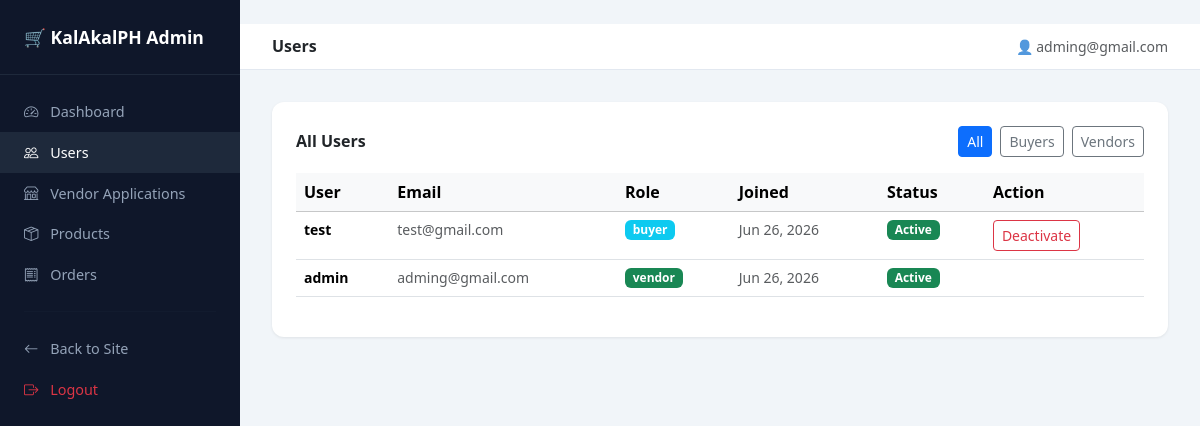
The page /vendors/superadmin/users/ (signed in) on the database its author committed.
### apps/users/models.py (models this page shows, shortened)
class User(AbstractUser):
    BUYER = 'buyer'
    VENDOR = 'vendor'
    ROLE_CHOICES = [(BUYER, 'Buyer'), (VENDOR, 'Vendor')]
    email = models.EmailField(unique=True)
    role = models.CharField(max_length=10, choices=ROLE_CHOICES, default=BUYER)
    avatar = models.ImageField(upload_to='avatars/', blank=True, null=True)
    bio = models.TextField(blank=True)
    phone = models.CharField(max_length=20, blank=True)
    is_verified = models.BooleanField(default=False)
    date_joined = models.DateTimeField(auto_now_add=True)
    USERNAME_FIELD = 'email'
    REQUIRED_FIELDS = ['username']

### apps/vendors/views.py (the view)
# urls.py: path('superadmin/users/', views.superadmin_users, name='superadmin_users'),
@staff_member_required
def superadmin_users(request):
    users = User.objects.order_by('-date_joined')
    role_filter = request.GET.get('role', '')
    if role_filter:
        users = users.filter(role=role_filter)
    return render(request, 'superadmin/users.html', {'users': users, 'role_filter': role_filter})

### apps/orders/context_processors.py (called while the page is built)
def cart_context(request):
    cart_count = 0
    try:
        if request.user.is_authenticated:
            cart = Cart.objects.filter(user=request.user).first()
        else:
            session_key = request.session.session_key
            cart = Cart.objects.filter(session_key=session_key, user__isnull=True).first() if session_key else None
        if cart:
            cart_count = cart.item_count
    except Exception:
        pass
    return {'cart_count': cart_count}

### apps/orders/models.py (called while the page is built)
    @property
    def item_count(self):
        return self.items.aggregate(total=models.Sum('quantity'))['total'] or 0

### templates/superadmin/users.html (shortened to what this page needs)
﻿{% extends "superadmin/base_admin.html" %}
{% block nav_users %}active{% endblock %}
{% block page_title %}Users{% endblock %}
{% block content %}
<div class="stat-card">
  <div class="d-flex justify-content-between align-items-center mb-3">
    <h6 class="fw-bold mb-0">All Users</h6>
    <div class="d-flex gap-2">
      <a href="?role=" class="btn btn-sm {% if not role_filter %}btn-primary{% else %}btn-outline-secondary{% endif %}">All</a>
      <a href="?role=buyer" class="btn btn-sm {% if role_filter == 'buyer' %}btn-primary{% else %}btn-outline-secondary{% endif %}">Buyers</a>
      <a href="?role=vendor" class="btn btn-sm {% if role_filter == 'vendor' %}btn-primary{% else %}btn-outline-secondary{% endif %}">Vendors</a>
    </div>
  </div>
  <table class="table table-hover">
    <thead class="table-light">
      <tr><th>User</th><th>Email</th><th>Role</th><th>Joined</th><th>Status</th><th>Action</th></tr>
    </thead>
    <tbody>
      {% for user in users %}
      <tr>
        <td class="small fw-semibold">{{ user.username }}</td>
        <td class="small text-muted">{{ user.email }}</td>
        <td><span class="badge bg-{% if user.role == 'vendor' %}success{% else %}info{% endif %}">{{ user.role }}</span></td>
        <td class="small text-muted">{{ user.date_joined|date:"M d, Y" }}</td>
        <td>
          {% if user.is_active %}
            <span class="badge bg-success">Active</span>
          {% else %}
            <span class="badge bg-danger">Inactive</span>
          {% endif %}
        </td>
        <td>
          {% if not user.is_superuser %}
          <a href="{% url 'vendors:superadmin_toggle_user' user.pk %}"
             class="btn btn-sm {% if user.is_active %}btn-outline-danger{% else %}btn-outline-success{% endif %}"
             onclick="return confirm('{% if user.is_active %}Deactivate{% else %}Activate{% endif %} {{ user.email }}?')">
            {% if user.is_active %}Deactivate{% else %}Activate{% endif %}
          </a>
          {% endif %}
        </td>
      </tr>
      {% empty %}
      <tr><td colspan="6" class="text-center text-muted">No users found.</td></tr>
      {% endfor %}
    </tbody>
  </table>
</div>
{% endblock %}

### templates/superadmin/base_admin.html (shortened to what this page needs)
﻿<!DOCTYPE html>
<html lang="en">
<head>
  <link href="https://cdn.jsdelivr.net/npm/bootstrap@5.3.3/dist/css/bootstrap.min.css" rel="stylesheet"/>
  <link href="https://cdn.jsdelivr.net/npm/bootstrap-icons@1.11.3/font/bootstrap-icons.min.css" rel="stylesheet"/>
</head>
<body>
<div class="sidebar">
  <div class="brand">🛒 KalAkalPH Admin</div>
  <nav class="nav flex-column mt-3">
    <a class="nav-link {% block nav_dashboard %}{% endblock %}" href="{% url 'vendors:superadmin_dashboard' %}">
      <i class="bi bi-speedometer2"></i> Dashboard
    </a>
    <a class="nav-link {% block nav_users %}{% endblock %}" href="{% url 'vendors:superadmin_users' %}">
      <i class="bi bi-people"></i> Users
    </a>
    <a class="nav-link {% block nav_applications %}{% endblock %}" href="{% url 'vendors:superadmin_applications' %}">
      <i class="bi bi-shop"></i> Vendor Applications
    </a>
    <a class="nav-link {% block nav_products %}{% endblock %}" href="{% url 'vendors:superadmin_products' %}">
      <i class="bi bi-box-seam"></i> Products
    </a>
    <a class="nav-link {% block nav_orders %}{% endblock %}" href="{% url 'vendors:superadmin_orders' %}">
      <i class="bi bi-receipt"></i> Orders
    </a>
    <hr style="border-color:#1e293b; margin: 1rem 1.5rem;">
    <a class="nav-link" href="/">
      <i class="bi bi-arrow-left"></i> Back to Site
    </a>
    <a class="nav-link text-danger" href="{% url 'account_logout' %}" onclick="event.preventDefault(); document.getElementById('logout-form').submit();">
      <i class="bi bi-box-arrow-right"></i> Logout
    </a>
  </nav>
</div>
<div class="main-content">
  <div class="topbar">
    <h6 class="fw-bold mb-0">{% block page_title %}Dashboard{% endblock %}</h6>
    <span class="text-muted small">👤 {{ request.user.email }}</span>
  </div>
  {% block content %}{% endblock %}
</div>
</body>
</html>

### templates/superadmin/base_admin.html (style rules this page uses)
body { background: #f1f5f9; }
.sidebar { width: 240px; min-height: 100vh; background: #0f172a; position: fixed; top: 0; left: 0; z-index: 100; }
.sidebar .brand { padding: 1.5rem; color: #fff; font-weight: 800; font-size: 1.1rem; border-bottom: 1px solid #1e293b; }
.sidebar .nav-link { color: #94a3b8; padding: .6rem 1.5rem; font-size: .9rem; }
.sidebar .nav-link:hover, .sidebar .nav-link.active { color: #fff; background: #1e293b; }
.sidebar .nav-link i { margin-right: .5rem; }
.main-content { margin-left: 240px; padding: 2rem; }
.stat-card { background: #fff; border-radius: 12px; padding: 1.5rem; box-shadow: 0 1px 3px rgba(0,0,0,.08); }
.topbar { background: #fff; padding: .75rem 2rem; margin: -2rem -2rem 2rem; border-bottom: 1px solid #e2e8f0; display: flex; justify-content: space-between; align-items: center; }

### rows shown on the page
User: user.email "adming@gmail.com", username "admin", email "adming@gmail.com", role "vendor", date_joined "Jun 26, 2026", is_active "Active"
User: username "test", email "test@gmail.com", role "buyer", date_joined "Jun 26, 2026", is_active "Active"
